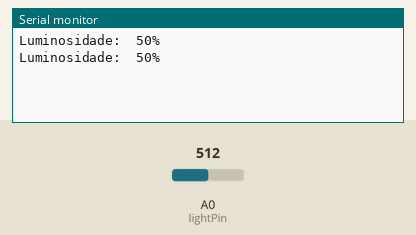
Simulated run of this sketch. Board: Arduino Uno, built with avr-gcc and run on an emulated ATmega328P. Parts: the last lines printed to the serial monitor. The inputs (shaded band) are chosen by the test bench; at power-on: A0 (lightPin) = 512.

Above: at 1.8 s.
1.9 s: A0 (lightPin) set to 716
At 2.8 s:
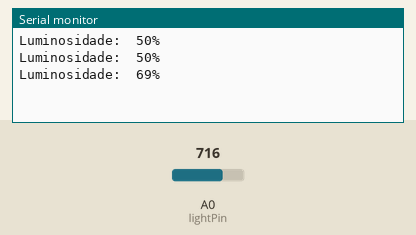
3.4 s: A0 (lightPin) set to 900
At 4.4 s:
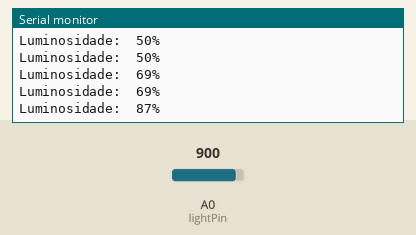
Timing chart, 0 to 6.4 s (numbered marks = the images above; inputs shaded):
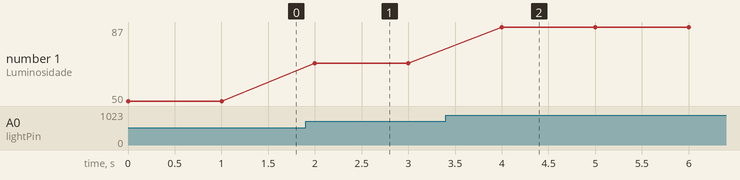

The sketch:

Luminosidade.ino
```cpp
int lightPin = 0;  //define a pin for Photo resistor
int luminosidade;     //define a pin for LED

void setup()
{
    Serial.begin(9600);  //Begin serial communcation
}

void loop()
{
    //Serial.println(analogRead(lightPin));
    luminosidade=map(analogRead(lightPin),0,1023,0,100);
        Serial.print("Luminosidade:  ");
    Serial.print(luminosidade);
    Serial.println("%");

   delay(1000);
}
```

Measured:
- after the input at 1.9 s, the serial monitor: prints a new line after 0.10 s (image 1)
- after the input at 3.4 s, the serial monitor: prints a new line after 0.60 s (image 2)
- plotted number 1: 50 → 69 after the input at 1.9 s, 69 → 87 after the input at 3.4 s
